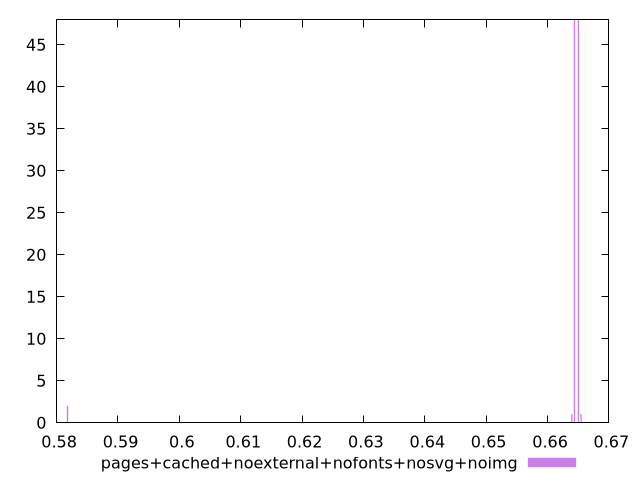

The gnuplot source for this figure:
$_pagesCachedNoexternalNofontsNosvgNoimg <<EOF
0.663956874941681 1
0.6643894201370828 48
0.6650382379301853 48
0.5817732878153492 2
0.6654707831255872 1
EOF
set key outside below
set terminal pngcairo
set output "report_00005_2020-11-02T22-26-11.212Z/uses-rel-preload/pages+cached+noexternal+nofonts+nosvg+noimg//hist.png"
set yrange [0:48]
set boxwidth 0.0002162725977008733
set style fill transparent solid 0.5 noborder
plot $_pagesCachedNoexternalNofontsNosvgNoimg title "pages+cached+noexternal+nofonts+nosvg+noimg" with boxes ,
